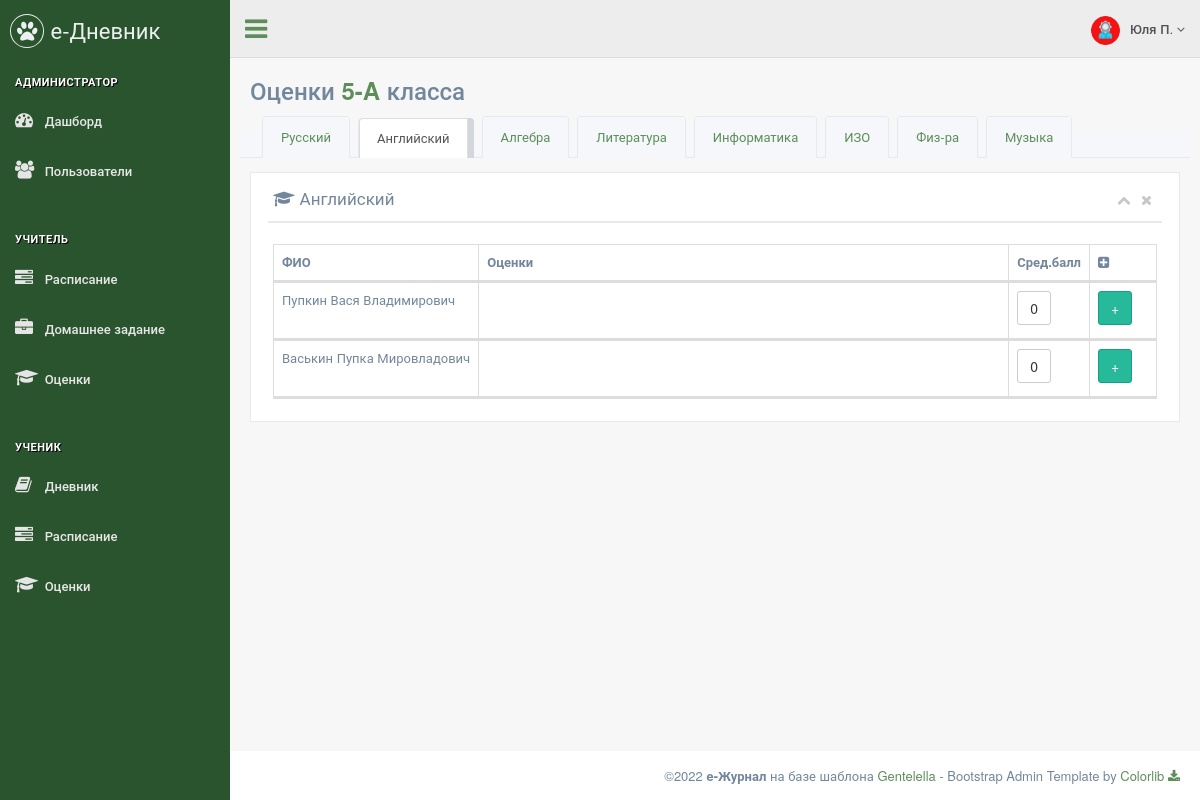
Page /teacher/grade/Английский (signed in) on the earlier database version.
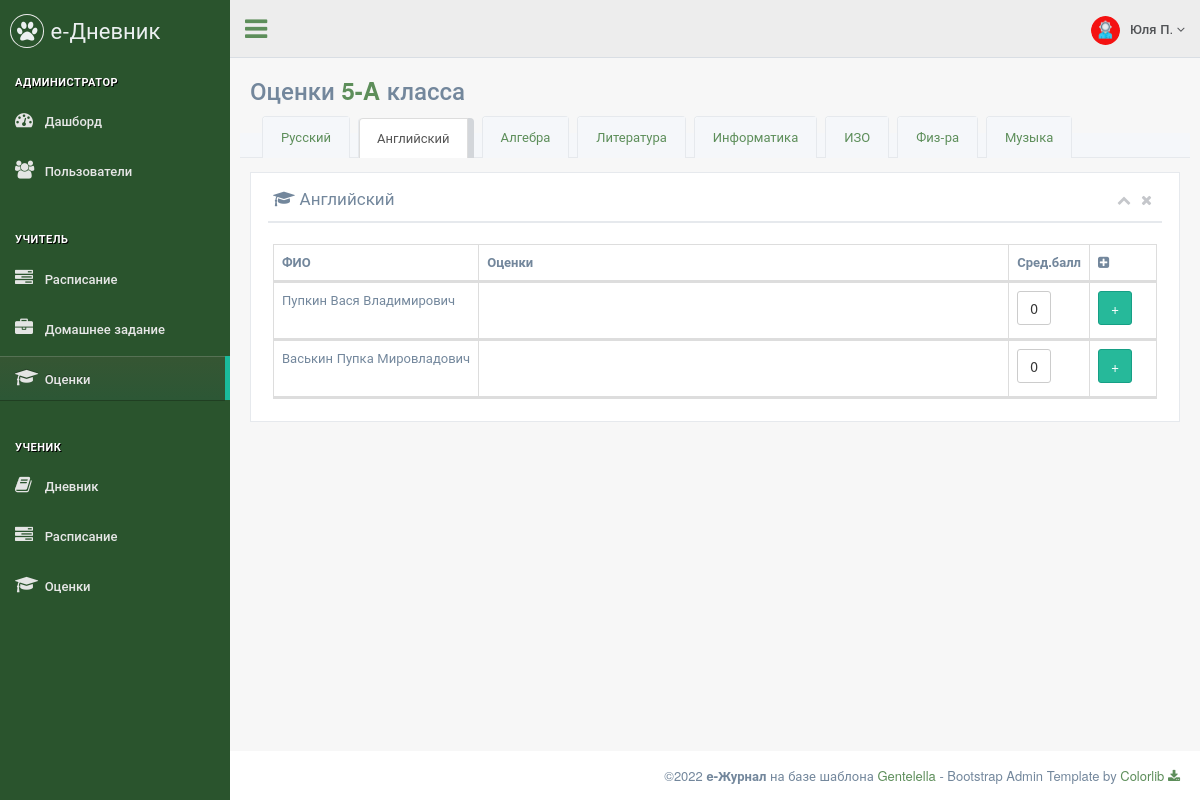
Same page on the later database version.
### data/menu.py (models this page shows)
class Menu(ORMBase):
    __tablename__ = 'menu'
    id = Column(Integer, primary_key=True, autoincrement=True, unique=True)
    name = Column(String, nullable=True)
    section = Column(String, nullable=True)
    title = Column(String, nullable=True)
    icon = Column(String, nullable=True)
    ref = Column(String, nullable=True)
    roles = Column(String, nullable=True)
    order = Column(Integer, nullable=True)

### main.py (the view)
@app.route('/teacher/grade/<subj>', methods=['POST', 'GET'])
def teacher_grade(subj):
    if request.method == 'POST':
        gr = Grade()
        gr.date = request.form['date']
        gr.subject = subj
        gr.user_id = request.form['id']
        gr.grade = request.form['grade']
        gr.reason = request.form['reason']
        session.add(gr)
        session.commit()
        return redirect(f"/teacher/grade/{subj}")
    elif request.method == 'GET':
        cls_cur = session.query(Classes).filter(Classes.cl_id == current_user.class_id).first()
        class_name = str(cls_cur.number) + '-' + cls_cur.letter
        lst_obj = ['Русский', 'Английский', 'Алгебра', 'Литература', 'Информатика', 'ИЗО', 'Физ-ра', 'Музыка']
        reason_obj = ['Домашняя работа', 'Работа в классе', 'Самостоятельная', 'Контрольная']
        std_all_inf = session.query(Users).filter(Users.class_id == current_user.class_id,
                                                  Users.role == 'student').all()
        grades_list = dict()
        for std in std_all_inf:
            key = f'{std.surname} {std.name} {std.otchestvo}'
            grades_list[key] = session.query(Grade).filter(Grade.user_id == std.id, Grade.subject == subj).all()
            if grades_list[key] is None:
                grades_list[key] = list()
            else:
                grades_std = list()
                for d in grades_list[key]:
                    grades_std.append([d.grade, d.reason])
                grades_list[key] = (grades_std, std.id)
        students = list()
        for k in grades_list.keys():
            if len(grades_list[k]) != 0:
                grades, id = grades_list[k]
                students.append([k, grades, round(0 if len(grades) == 0 else sum([x[0] for x in grades]) / len(grades), 2), id])
            else:
                students.append([k, '', 0.0])
        return render_page(['admin', 'teacher'], '/teacher/grade/Русский', 'teacher_grade.html',
                           class_name=class_name,
                           students=students,
                           obj=subj,
                           lst_obj=lst_obj,
                           reason_obj=reason_obj)

### main.py (called while the page is built)
@login_manager.user_loader
def load_user(user_id):
    return session.query(Users).get(user_id)

def get_menu(role):
    items = session.query(Menu).filter(Menu.roles.ilike(f'%{role}%')).all()
    menu = dict()
    section = ""
    for item in items:
        if item.section:
            arr = menu.get(section)
            arr.append(item)
            menu[section] = arr
        else:
            section = item.title
            menu[section] = []
    return menu

def render_page(roles, ref, template, **context):
    if not login_fresh():
        return render_403()
    else:
        if current_user.role in roles:
            menu = get_menu(current_user.role)
            if not context:
                context = dict()
            context["menu"] = menu
            context["ref"] = ref
            context["role"] = current_user.role
            context["username"] = f"{current_user.name} {current_user.surname[0]}."
            return render_template(template, **context)
        else:
            return render_403()

### templates/teacher_grade.html (shortened to what this page needs)
{% extends "page_base.html" %}
{% block content %}
<div class="">
    <div class="page-title">
        <div class="title_left">
            <h3>Оценки <b><span style="color: #5d8e5a;">{{ class_name }}</span></b> класса</h3>
        </div>
        <div class="clearfix"></div>
        <div class="row">
            <div class="" role="tabpanel" data-example-id="togglable-tabs">
                <ul id="myTab" class="nav nav-tabs bar_tabs" role="tablist">
                    {% for ob in lst_obj %}
                    {% if ob == obj %}
                    <li role="presentation" class="active">
                    {% else %}
                    <li role="presentation" class="">
                    {% endif %}
                        <a class="nav-link" href={{ob}}>{{ob}}</a>
                    </li>
                    {% endfor %}
                </ul>
            </div>
            <div class="col-md-12 col-sm-12 col-xs-12">
                <div class="x_panel">
                    <div class="x_title">
                        <h2><i class="fa fa-graduation-cap"></i> {{obj}}</h2>
							<ul class="nav navbar-right panel_toolbox">
							  <li><a class="collapse-link"><i class="fa fa-chevron-up"></i></a></li>
							  <li><a class="close-link"><i class="fa fa-close"></i></a></li>
							</ul>
                        <div class="clearfix"></div>
                    </div>
                    <div class="x_content">
                        <table class="table table-striped table-bordered dt-responsive nowrap dataTable" cellspacing="0" width="100%">
                            <thead>
                            <tr>
                                <th width="100">ФИО</th>
                                <th>Оценки</th>
                                <th width="20">Сред.балл</th>
                                <th width="50"><i class="fa fa-plus-square"></i></th>
                            </tr>
                            {% for student in students %}
                            <tr>
                                <td>{{student[0]}}</td>
                                <td>
                                </td>
                                <td>
                                    <button type="button" class="btn btn-default me-md-2">{{student[2]}}</button>
                                </td>
                                <td>
                                    <button type="button" class="btn btn-success btn-add" title="Добавить"
                                            data-subj="{{obj}}"
                                            data-name="{{student[0]}}"
                                            data-student="{{student[3]}}"
                                            data-toggle="modal"
                                            data-target="#modal">
                                        +
                                    </button>
                                </td>
                            </tr>
                            {% endfor %}
                            </thead>
                        </table>
                    </div>
                </div>
            </div>
        </div>
    </div>
</div>
{% endblock %}

### templates/page_base.html (shortened to what this page needs)
<!DOCTYPE html>
<html lang="en">
  <head>
    <link href="/static/vendors/bootstrap/css/bootstrap.min.css" rel="stylesheet">
    <link href="/static/vendors/font-awesome/css/font-awesome.min.css" rel="stylesheet">
    <link href="/static/vendors/nprogress/nprogress.css" rel="stylesheet">
    <link href="/static/vendors/animate.css/animate.min.css" rel="stylesheet">
    <link href="/static/vendors/datatables.net-bs/css/dataTables.bootstrap.min.css" rel="stylesheet">
    <link href="/static/vendors/datatables.net-buttons-bs/css/buttons.bootstrap.min.css" rel="stylesheet">
    <link href="/static/vendors/datatables.net-fixedheader-bs/css/fixedHeader.bootstrap.min.css" rel="stylesheet">
    <link href="/static/vendors/datatables.net-responsive-bs/css/responsive.bootstrap.min.css" rel="stylesheet">
    <link href="/static/vendors/datatables.net-scroller-bs/css/scroller.bootstrap.min.css" rel="stylesheet">
    <link href="/static/vendors/switchery/switchery.css" rel="stylesheet">
    <link href="/static/vendors/bootstrap-datetimepicker/css/bootstrap-datetimepicker.css" rel="stylesheet">
    <link href="/static/css/custom.css" rel="stylesheet">
  </head>
  <body class="nav-md">
    <div class="container body">
      <div class="main_container">
        <div class="col-md-3 left_col">
          <div class="left_col scroll-view">
            <div class="navbar nav_title" style="border: 0;">
              <a href="index.html" class="site_title"><i class="fa fa-paw"></i> <span>е-Дневник</span></a>
            </div>
            <br />
            <div id="sidebar-menu" class="main_menu_side hidden-print main_menu">
              {% for section in menu.keys() %}
                <div class="menu_section">
                  <h3>{{ section }}</h3>
                  <ul class="nav side-menu">
                    {% for item in menu.get(section) %}
                      {% if item.ref == ref %}
                        <li class="active"><a href="{{ item.ref }}"><i class="{{ item.icon }}"></i> {{ item.title }}</a></li>
                      {% else %}
                        <li><a href="{{ item.ref }}"><i class="{{ item.icon }}"></i> {{ item.title }}</a></li>
                      {% endif %}
                    {% endfor %}
                  </ul>
                </div>
              {% endfor %}
            </div>
          </div>
        </div>
        <div class="top_nav">
          <div class="nav_menu">
            <nav>
              <div class="nav toggle">
                <a id="menu_toggle"><i class="fa fa-bars"></i></a>
              </div>
              <ul class="nav navbar-nav navbar-right">
                <li class="">
                  <a href="javascript:;" class="user-profile dropdown-toggle" data-toggle="dropdown" aria-expanded="false">
                    <img src="/static/images/{{ role }}.png" alt="">{{ username }}
                    <span class=" fa fa-angle-down"></span>
                  </a>
                </li>
              </ul>
            </nav>
          </div>
        </div>
        <div id="page-content" class="right_col" role="main">
          {% block content %}{% endblock %}
        </div>
        <footer>
          <div class="pull-right">
            ©2022 <b>e-Журнал</b> на базе шаблона <a href="https://colorlib.com/polygon/gentelella/index.html">Gentelella</a> - Bootstrap Admin Template by <a href="https://github.com/ColorlibHQ/gentelella">Colorlib <i class="fa fa-download"></i></a>
          </div>
          <div class="clearfix"></div>
        </footer>
      </div>
    </div>
  </body>
</html>

Differences in the rows shown:
changed Menu (number 7 of 11 on the later page): ref "/teacher/grade" → "/teacher/grade/Русский" (drawn)
